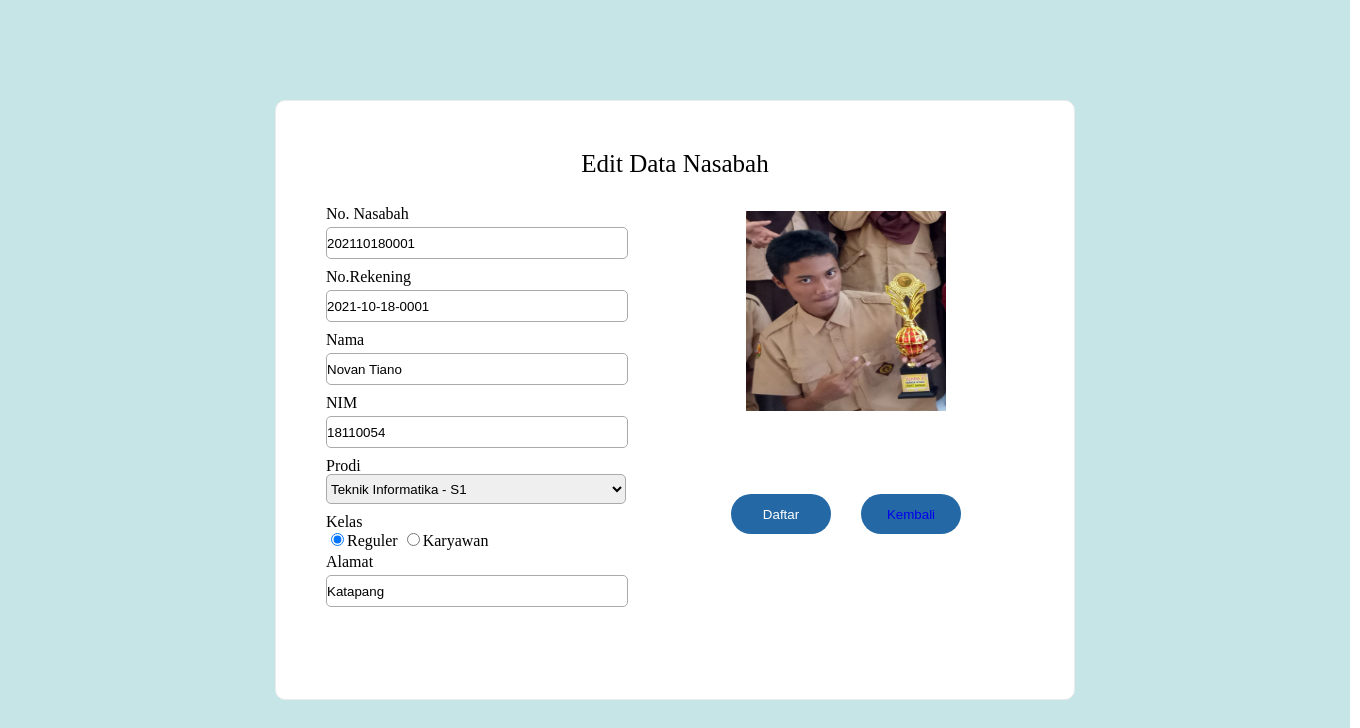
The page /php/ubahnasabah.php?No_Nasabah=202110180001 on the database its author committed.
### tables this page shows
CREATE TABLE `datanasabah` (
  `No_Nasabah` varchar(20) NOT NULL,
  `No_Rekening` varchar(20) NOT NULL,
  `NIM` varchar(8) NOT NULL,
  `Nama` varchar(50) NOT NULL,
  `Prodi` varchar(30) NOT NULL,
  `Kelas` varchar(10) NOT NULL,
  `Alamat` varchar(100) NOT NULL,
  `Saldo` int(11) NOT NULL,
  `Gambar` varchar(50) NOT NULL
);

### php/fungsidatanasabah.php (called while the page is built, shortened)
<?php
$conn = mysqli_connect("localhost","root","","tabungansiswa");
function query($query){
	global $conn;
	$result = mysqli_query($conn, $query);
	$rows = [];
	while($row = mysqli_fetch_assoc($result)){
		$rows[] = $row;
	}
	return $rows;
}
?>

### php/ubahnasabah.php (the view, shortened to what this page needs)
<?php
require "fungsidatanasabah.php";
$nonasabah = $_GET["No_Nasabah"];
$mhs = query("SELECT * FROM datanasabah WHERE No_Nasabah = '$nonasabah' ")[0];
?>
<!DOCTYPE html>
<html>
<head>
	<link rel="stylesheet" type="text/css" href="../css/styleubahnasabah.css">
</head>
<body>
	<div class="container">
		<div class="main">
			<form action="" method="post" enctype="multipart/form-data">
				<div class="judul">
						<div class="daftar">Edit Data Nasabah</div>
				</div>
				<div class="mainbagian1">
					<div class="nonasabah">
						<div class="label1"><label>No. Nasabah</label></div>
						<div class="input1"><input type="text" name="nonasabah" value="<?= $mhs['No_Nasabah'];?>" required ></div>
					</div>
					<div class="norekening">
						<div class="label2"><label>No.Rekening</label></div>
						<div class="input2"><input type="text" name="norekening"  value="<?= $mhs['No_Rekening']?>" required></div>
					</div>
                	<div class="nama">
						<div class="label3"><label>Nama</label></div>
						<div class="input3"><input type="text" name="nama" value="<?= $mhs['Nama'];?>" required></div>
					</div>
					<div class="nim">
						<div class="label4"><label>NIM</label></div>
						<div class="input4"><input type="text" name="nim" value="<?= $mhs['NIM'];?>" required></div>
					</div>
					<div class="prodi">
						<div class="label4"><label>Prodi</label></div>
							<?php if($mhs['Prodi'] == 'Teknik Informatika - S1'){ ?>
							<select required name="prodi" >
								<?php $namajurusan = ["Teknik Informatika - S1","Teknik Informatika - D3","Kompeterisasi Akuntansi - D3","Manajemen Informatika - D3"]; ?>
								<option selected><?php echo $namajurusan[0]; ?></option>
							</select>
						<?php } ?>
					</div>
					<div class="kelas">
						<div class="label5"><label>Kelas</label></div>
						<?php if($mhs['Kelas'] == 'Reguler'){ ?>
						<div class='input5'><input type='radio' name='kelas' value='Reguler'  checked>Reguler
						<input type='radio' name='kelas' value='Karyawan'>Karyawan</div>
						<?php } elseif ($mhs['Kelas'] == 'Karyawan'){ ?>
						<div class='input5'><input type='radio' name='kelas' value='Reguler'>Reguler
						<input type='radio' name='kelas' value='Karyawan' checked>Karyawan</div>
						<?php } ?>
					</div>
					<div class="alamat">
						<div class="label7"><label>Alamat</label></div>
						<div class="input7"><input type="text" name="alamat" value="<?= $mhs['Alamat']?>" required></div>
					</div>
				</div>
                <div class="mainbagian2">
						<div class="gambar">
							<img id="preimage" class="image" src="../img/<?= $mhs['Gambar']?>">
						</div>
						<div class="kirim">
			    			<div class="tombol1"><button type="submit" name="ubah">Daftar</button></div>
			        	</div>
			        	<div class="kembali">
			    			<div class="tombol2"><button type="submit" name="kembali"><a href="datapetugas.php">Kembali</a></button></div>
			        	</div>
					</div>
			    </div>
		</div>
</body>
</html>

### css/styleubahnasabah.css (style rules this page uses)
html, body, div, span, applet, object, iframe, h1, h2, h3, h4, h5, h6, p, blockquote, pre, a, abbr, acronym, address, big, cite, code, del, dfn, em, img, ins, kbd, q, s, samp, small, strike, strong, sub, sup, tt, var, b, u, i, center, dl, dt, dd, ol, ul, li, fieldset, form, label, legend, table, caption, tbody, tfoot, thead, tr, th, td, article, aside, canvas, details, embed, figure, figcaption, footer, header, hgroup, menu, nav, output, ruby, section, summary, time, mark, audio, video { margin: 0; padding: 0; border: 0; font-size: 100%; font: inherit; vertical-align: baseline; }
body { line-height: 1; }
body { position: absolute; }
.container { width: 1350px; height: 100px; margin: auto; padding: 0; position: absolute; }
.main { padding: 100px; background-color: #c5e5e7; }
.main form { margin: auto; width: 800px; height: 600px; padding-top: 50px; padding-bottom: 50px; padding-right: 50px; padding-left: 50px; background-color: #ffffff; border: 1px solid #eaeaea; border-radius: 10px; box-sizing: border-box; }
.main .judul { height: 50px; float: top; }
.main .judul .daftar { font-size: 25px; font-family: verdana; text-align: center; }
.main .mainbagian1 { width: 325px; height: 300px; float: left; margin-right: 10px; }
.nonasabah { margin: 5px auto 5px auto; }
.nonasabah .label1 { font-family: verdana; size: 24px; margin-bottom: 5px; }
.nonasabah .input1 input { border:1px solid #aaa; border-radius: 5px; width: 300px; height: 30px; margin-bottom: 5px; padding: 0; }
.norekening { margin: 5px auto 5px auto; }
.norekening .label2 { font-family: verdana; size: 24px; margin-bottom: 5px; }
.norekening .input2 input { border:1px solid #aaa; border-radius: 5px; width: 300px; height: 30px; margin-bottom: 5px; padding: 0; }
.nama { margin: 5px auto 5px auto; }
.nama .label3 { font-family: verdana; size: 24px; margin-bottom: 5px; }
.nama .input3 input { border:1px solid #aaa; border-radius: 5px; width: 300px; height: 30px; margin-bottom: 5px; padding: 0; }
.nim { margin: 5px auto 5px auto; }
.nim .label4 { font-family: verdana; size: 24px; margin-bottom: 5px; }
.nim .input4 input { border:1px solid #aaa; border-radius: 5px; width: 300px; height: 30px; margin-bottom: 5px; padding: 0; }
.prodi { margin: 5px auto 5px auto; }
.prodi select { border:1px solid #aaa; border-radius: 5px; width: 300px; height: 30px; margin-bottom: 5px; padding: 0; }
.alamat { margin: 5px auto 5px auto; }
.alamat .label7 { font-family: verdana; size: 24px; margin-bottom: 5px; }
.alamat .input7 input { border:1px solid #aaa; border-radius: 5px; width: 300px; height: 30px; margin-bottom: 5px; padding: 0; }
.main .mainbagian2 { width :325px; height: 300px; margin-left: 10px; float:left; }
.gambar { position: relative; width: 200px; height: 200px; margin:10px 15px 0px 75px; display: inline-block; }
.image { display: block; width: 200px; height: 200px; }
.kirim { height: 50px; margin-top: 0px; width : 50px; float: left; }
.kirim .tombol1 { width:100px; height: 40px; margin: 80px 0px 25% 60px; position: absolute; }
.kirim .tombol1 button { width: 100px; height: 40px; background-color:rgb(36,105,165); color:white; border:0px solid rgb(36,105,165); border-radius: 20px; cursor: pointer; }
.kembali { height: 50px; margin-top: 0px; width : 50px; float: left; }
.kembali .tombol2 { width:100px; height: 40px; margin: 80px 0px 25% 140px; position: absolute; }
.kembali .tombol2 button { width: 100px; height: 40px; background-color:rgb(36,105,165); color:white; border:0px solid rgb(36,105,165); border-radius: 20px; cursor: pointer; }
.kembali .tombol2 a { text-decoration: none; }

### rows shown on the page
datanasabah: nonasabah "202110180001", norekening "2021-10-18-0001", nama "Novan Tiano", nim "18110054", alamat "Katapang", Gambar (picture)

### other values the page prints
form field prodi "Teknik Informatika - S1"
